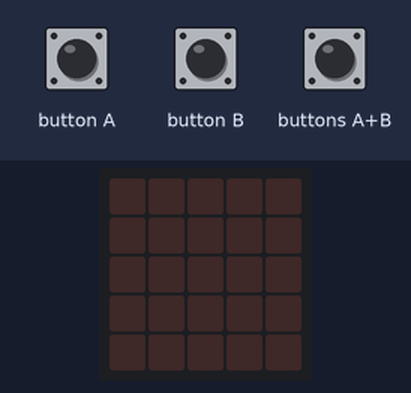
Recording of a program running on a simulated Calliope mini (MakeCode). On the bench: the board's 5×5 LED display. The inputs (shaded band) are chosen by the test bench. Random numbers come from a fixed seed; the short countdown, score and lost-life animations are approximate.

Above: at 1.2 s.
1.3 s: button A pressed for 0.15 s
At 2.5 s:
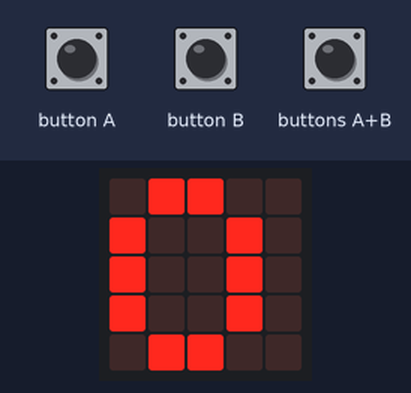
2.9 s: buttons A+B pressed for 0.15 s
At 3.7 s:
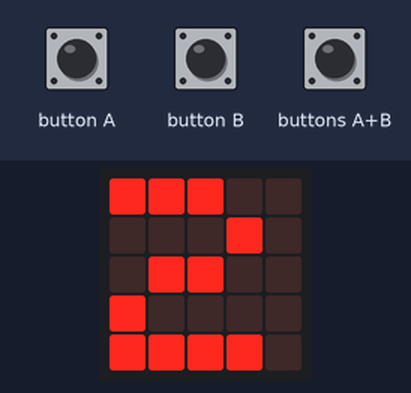
4.5 s: buttons A+B pressed for 1 s
At 6.7 s:
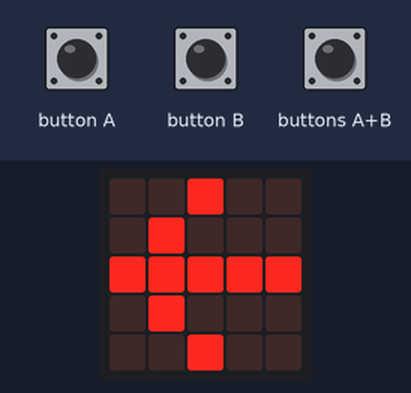
8.3 s: buttons A+B pressed for 0.15 s
At 9.6 s:
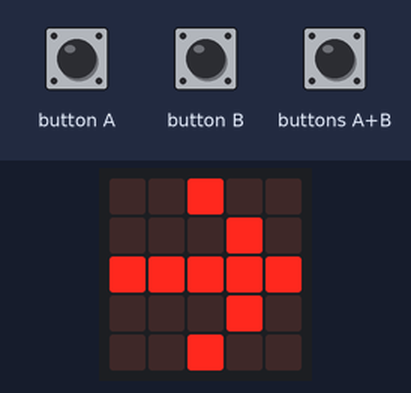
Timing chart, 0 to 11.3 s (numbered marks = the images above; inputs shaded):
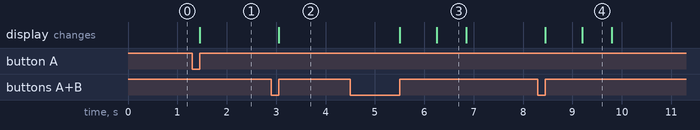

The program:

main.ts
```typescript
input.onButtonEvent(Button.A, input.buttonEventClick(), function () {
    basic.showNumber(game.score())
})
input.onButtonEvent(Button.AB, input.buttonEventClick(), function () {
    basic.showNumber(randint(1, 6))
    if (randint(1, 6) < 3) {
        basic.showIcon(IconNames.ArrowWest)
        game.addScore(1)
    }
    if (randint(1, 6) > 4) {
        basic.showIcon(IconNames.ArrowEast)
        game.addScore(1)
    }
})
```

test.ts
```typescript
// Hier kann man Tests durchführen; diese Datei wird nicht kompiliert, wenn dieses Paket als Erweiterung verwendet wird.
```

Measured:
- after the input at 1.3 s, the display: changes after 0.15 s (image 1)
- after the input at 2.9 s, the display: changes after 0.15 s (image 2)
- after the input at 4.5 s, the display: first changes after 1.0 s (image 3 shows a later state)
- after the input at 8.3 s, the display: first changes after 0.15 s (image 4 shows a later state)
- what the display in image 3 shows lasts 0.6 s, from 6.3 s to 6.9 s
